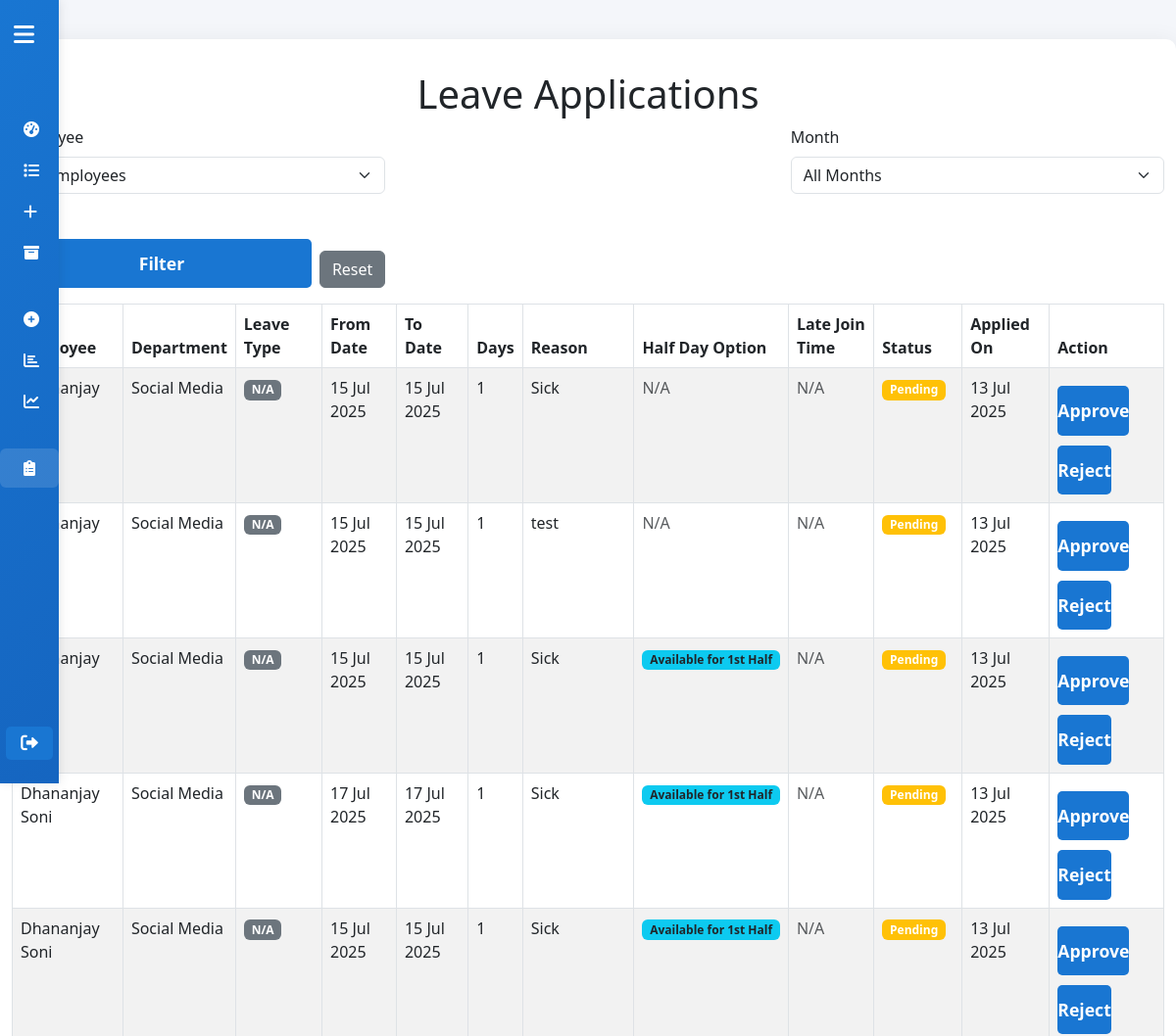
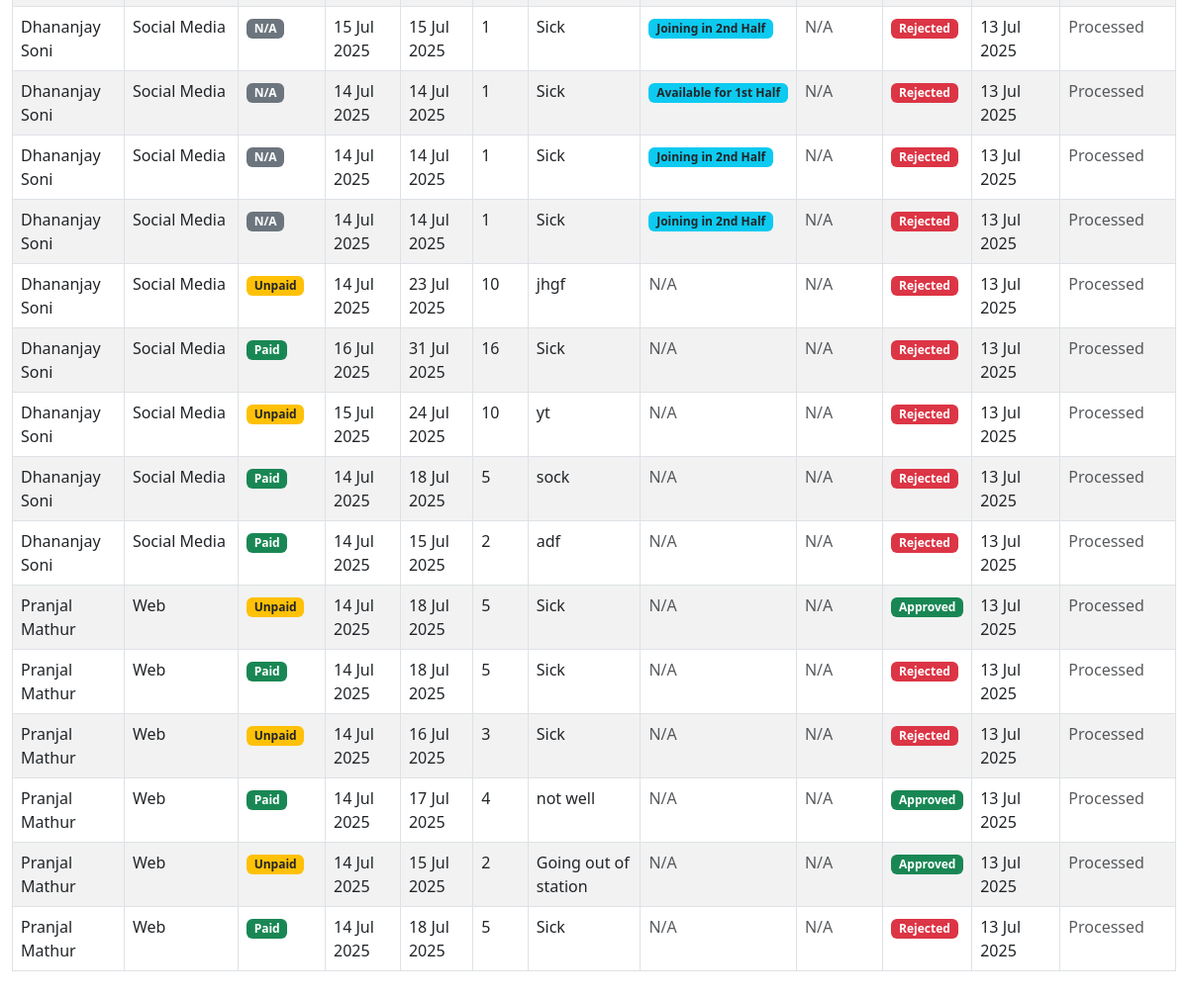
Page /leave_applications.php (signed in) on the committed database (2 pictures, top to bottom).
### tables this page shows
CREATE TABLE `leave_applications` (
  `id` int(11) NOT NULL,
  `employee_id` int(11) NOT NULL,
  `leave_type` enum('Paid','Unpaid') NOT NULL,
  `from_date` date NOT NULL,
  `to_date` date NOT NULL,
  `reason` text NOT NULL,
  `status` enum('pending','approved','rejected') DEFAULT 'pending',
  `created_at` timestamp NULL DEFAULT current_timestamp(),
  `updated_at` timestamp NULL DEFAULT current_timestamp() ON UPDATE current_timestamp(),
  `late_join_time` time DEFAULT NULL,
  `half_day_option` varchar(50) DEFAULT NULL
);

CREATE TABLE `employees` (
  `id` int(11) NOT NULL,
  `name` varchar(100) NOT NULL,
  `department` varchar(100) DEFAULT NULL,
  `created_at` timestamp NULL DEFAULT current_timestamp(),
  `status` enum('active','inactive') NOT NULL DEFAULT 'active',
  `email` varchar(255) DEFAULT NULL,
  `dob` date DEFAULT NULL,
  `company_email` varchar(255) DEFAULT NULL,
  `date_of_joining` date DEFAULT NULL,
  `documents_submitted` text DEFAULT NULL,
  `manager` varchar(255) DEFAULT NULL,
  `assets_given` text DEFAULT NULL,
  `basic_salary` decimal(10,2) DEFAULT 0.00,
  `phone` varchar(20) DEFAULT NULL,
  `emergency_phone` varchar(20) DEFAULT NULL,
  `father_name` varchar(100) DEFAULT NULL,
  `address` varchar(255) DEFAULT NULL,
  `city` varchar(100) DEFAULT NULL,
  `state` varchar(100) DEFAULT NULL,
  `qualification` varchar(100) DEFAULT NULL,
  `previous_employers` varchar(255) DEFAULT NULL,
  `bank_name` varchar(100) DEFAULT NULL,
  `branch_name` varchar(100) DEFAULT NULL,
  `account_number` varchar(50) DEFAULT NULL,
  `ifsc_code` varchar(20) DEFAULT NULL,
  `username` varchar(50) DEFAULT NULL,
  `password_hash` varchar(255) DEFAULT NULL
);

### leave_applications.php (the view, shortened to what this page needs)
<?php
require 'db.php';
$params = [];
$types = '';
$sql = "SELECT la.*, e.name as employee_name, e.department
        FROM leave_applications la
        JOIN employees e ON la.employee_id = e.id";
$sql .= " ORDER BY la.created_at DESC";
if ($params) {
    $stmt = $conn->prepare($sql);
    $stmt->bind_param($types, ...$params);
    $stmt->execute();
    $result = $stmt->get_result();
} else {
    $result = $conn->query($sql);
}
$applications = [];
if ($result) {
    while ($row = $result->fetch_assoc()) {
        $applications[] = $row;
    }
}
?>
<!DOCTYPE html>
<html lang="en">
<head>
    <link rel="stylesheet" href="style.css">
    <link href="https://cdn.jsdelivr.net/npm/bootstrap@5.3.0/dist/css/bootstrap.min.css" rel="stylesheet">
</head>
<body>
    <?php include 'header.php'; ?>
<div class="container">
    <h1>Leave Applications</h1>
    <form method="GET" class="row g-3 mb-3">
        <div class="col-md-4">
            <label for="employee_id" class="form-label">Employee</label>
            <select name="employee_id" id="employee_id" class="form-select">
                <option value="">All Employees</option>
            </select>
        </div>
        <div class="col-md-4">
            <label for="month" class="form-label">Month</label>
            <select name="month" id="month" class="form-select">
                <option value="">All Months</option>
            </select>
        </div>
        <div class="col-md-4 d-flex align-items-end">
            <button type="submit" class="btn btn-primary me-2">Filter</button>
            <a href="leave_applications.php" class="btn btn-secondary">Reset</a>
        </div>
    </form>
    <div class="table-responsive">
        <table class="table table-striped table-bordered">
            <thead>
                <tr>
                    <th>Employee</th>
                    <th>Department</th>
                    <th>Leave Type</th>
                    <th>From Date</th>
                    <th>To Date</th>
                    <th>Days</th>
                    <th>Reason</th>
                    <th>Half Day Option</th>
                    <th>Late Join Time</th>
                    <th>Status</th>
                    <th>Applied On</th>
                    <th>Action</th>
                </tr>
            </thead>
            <tbody>
                <?php if (count($applications) > 0): ?>
                    <?php foreach ($applications as $app): ?>
                        <tr>
                            <td><?= htmlspecialchars($app['employee_name']) ?></td>
                            <td><?= htmlspecialchars($app['department']) ?></td>
                            <td>
                                <?php
                                $type = trim($app['leave_type']);
                                $badgeClass = 'bg-secondary';
                                if ($type === 'Paid') $badgeClass = 'bg-success';
                                elseif ($type === 'Unpaid') $badgeClass = 'bg-warning text-dark';
                                elseif (strtolower(str_replace(' ', '', $type)) === 'halfday') $badgeClass = 'bg-info text-dark';
                                elseif ($type === 'Late Join') $badgeClass = 'bg-primary';
                                elseif ($type === 'Early') $badgeClass = 'bg-dark';
                                $displayType = $type !== '' ? htmlspecialchars($type) : 'N/A';
                                ?>
                                <span class="badge <?= $badgeClass ?>">
                                    <?= $displayType ?>
                                </span>
                            </td>
                            <td><?= date('d M Y', strtotime($app['from_date'])) ?></td>
                            <td><?= date('d M Y', strtotime($app['to_date'])) ?></td>
                            <td>
                                <?php
                                $from = new DateTime($app['from_date']);
                                $to = new DateTime($app['to_date']);
                                $days = $from->diff($to)->days + 1;
                                echo $days;
                                ?>
                            </td>
                            <td><?= htmlspecialchars($app['reason']) ?></td>
                            <td>
                                <?php
                                if (!empty($app['half_day_option'])) {
                                    echo '<span class="badge bg-info text-dark">' . htmlspecialchars($app['half_day_option']) . '</span>';
                                } else {
                                    echo '<span class="text-muted">N/A</span>';
                                }
                                ?>
                            </td>
                            <td>
                                <?php
                                if ($app['leave_type'] === 'Late Join') {
                                    echo !empty($app['late_join_time']) ? '<span class="badge bg-secondary text-light">' . htmlspecialchars($app['late_join_time']) . '</span>' : '<span class="text-muted">N/A</span>';
                                } else {
                                    echo '<span class="text-muted">N/A</span>';
                                }
                                ?>
                            </td>
                            <td>
                                <?php
                                $status = $app['status'] ?? 'pending';
                                $statusClass = '';
                                switch($status) {
                                    case 'approved': $statusClass = 'bg-success'; break;
                                    case 'rejected': $statusClass = 'bg-danger'; break;
                                    default: $statusClass = 'bg-warning'; break;
                                }
                                ?>
                                <span class="badge <?= $statusClass ?>">
                                    <?= ucfirst($status) ?>
                                </span>
                            </td>
                            <td><?= date('d M Y', strtotime($app['created_at'])) ?></td>
                            <td>
                                <?php if (($app['status'] ?? 'pending') === 'pending'): ?>
                                    <form method="POST" style="display:inline;">
                                        <button type="submit" name="action" value="approve" class="btn btn-success btn-sm" onclick="return confirm('Approve this leave application?')">Approve</button>
                                        <button type="submit" name="action" value="reject" class="btn btn-danger btn-sm" onclick="return confirm('Reject this leave application?')">Reject</button>
                                    </form>
                                <?php else: ?>
                                    <span class="text-muted">Processed</span>
                                <?php endif; ?>
                            </td>
                        </tr>
                    <?php endforeach; ?>
                <?php else: ?>
                    <tr><td colspan="12" class="text-center">No leave applications found.</td></tr>
                <?php endif; ?>
            </tbody>
        </table>
    </div>
</div>
</body>
</html>

### style.css (style rules this page uses)
body { font-family: 'Segoe UI', Arial, sans-serif; background: #f4f6f8; margin: 0; padding: 0; }
.container { max-width: 1240px !important; margin: 40px auto; background: #fff; border-radius: 10px; box-shadow: 0 4px 24px rgba(0,0,0,0.08); padding: 32px 24px 32px 24px; }
h1, h2 { text-align: center; color: #2d3a4b; margin-bottom: 24px; }
form { display: flex; flex-wrap: wrap; gap: 20px; margin-bottom: 32px; justify-content: space-between; }
button[type="submit"] { flex: 1 1 100%; padding: 12px 0; background: #1976d2; color: #fff; border: none; border-radius: 5px; font-size: 1.1rem; font-weight: 600; cursor: pointer; margin-top: 10px; transition: background 0.2s; }

### header.php (style rules this page uses)
body { background: #f4f6fa; }

### rows in the picture
leave_applications: employee.name "Dhananjay Soni", employee.department "Social Media", leave_type "N/A", from_date "15 Jul 2025", to_date "15 Jul 2025", days "1", reason "Sick", status "Pending", created_at "13 Jul 2025"
leave_applications: employee.name "Dhananjay Soni", employee.department "Social Media", leave_type "N/A", from_date "15 Jul 2025", to_date "15 Jul 2025", days "1", reason "test", half_day_option "N/A", status "Pending", created_at "13 Jul 2025"
leave_applications: employee.name "Dhananjay Soni", employee.department "Social Media", leave_type "N/A", from_date "15 Jul 2025", to_date "15 Jul 2025", days "1", reason "Sick", half_day_option "Available for 1st Half", status "Pending", created_at "13 Jul 2025"
leave_applications: employee.name "Dhananjay Soni", employee.department "Social Media", leave_type "N/A", from_date "17 Jul 2025", to_date "17 Jul 2025", days "1", reason "Sick", half_day_option "Available for 1st Half", status "Pending", created_at "13 Jul 2025"
leave_applications: employee.name "Dhananjay Soni", employee.department "Social Media", leave_type "N/A", from_date "15 Jul 2025", to_date "15 Jul 2025", days "1", reason "Sick", half_day_option "Available for 1st Half", status "Pending", created_at "13 Jul 2025"
leave_applications: employee.name "Dhananjay Soni", employee.department "Social Media", leave_type "N/A", from_date "15 Jul 2025", to_date "15 Jul 2025", days "1", reason "Sick", half_day_option "Joining in 2nd Half", status "Rejected", created_at "13 Jul 2025", shows "Processed"
leave_applications: employee.name "Dhananjay Soni", employee.department "Social Media", leave_type "N/A", from_date "14 Jul 2025", to_date "14 Jul 2025", days "1", reason "Sick", half_day_option "Available for 1st Half", status "Rejected", created_at "13 Jul 2025", shows "Processed"
leave_applications: employee.name "Dhananjay Soni", employee.department "Social Media", leave_type "N/A", from_date "14 Jul 2025", to_date "14 Jul 2025", days "1", reason "Sick", half_day_option "Joining in 2nd Half", status "Rejected", created_at "13 Jul 2025", shows "Processed"
leave_applications: employee.name "Dhananjay Soni", employee.department "Social Media", leave_type "N/A", from_date "14 Jul 2025", to_date "14 Jul 2025", days "1", reason "Sick", half_day_option "Joining in 2nd Half", status "Rejected", created_at "13 Jul 2025", shows "Processed"
leave_applications: employee.name "Dhananjay Soni", employee.department "Social Media", leave_type "Unpaid", from_date "14 Jul 2025", to_date "23 Jul 2025", days "10", reason "jhgf", shows "N/A", status "Rejected", created_at "13 Jul 2025", shows "Processed"
leave_applications: employee.name "Dhananjay Soni", employee.department "Social Media", leave_type "Paid", from_date "16 Jul 2025", to_date "31 Jul 2025", days "16", reason "Sick", shows "N/A", status "Rejected", created_at "13 Jul 2025", shows "Processed"
leave_applications: employee.name "Dhananjay Soni", employee.department "Social Media", leave_type "Unpaid", from_date "15 Jul 2025", to_date "24 Jul 2025", days "10", reason "yt", shows "N/A", status "Rejected", created_at "13 Jul 2025", shows "Processed"
leave_applications: employee.name "Dhananjay Soni", employee.department "Social Media", leave_type "Paid", from_date "14 Jul 2025", to_date "18 Jul 2025", days "5", reason "sock", shows "N/A", status "Rejected", created_at "13 Jul 2025", shows "Processed"
leave_applications: employee.name "Dhananjay Soni", employee.department "Social Media", leave_type "Paid", from_date "14 Jul 2025", to_date "15 Jul 2025", days "2", reason "adf", shows "N/A", status "Rejected", created_at "13 Jul 2025", shows "Processed"
leave_applications: employee.name "Pranjal Mathur", employee.department "Web", leave_type "Unpaid", from_date "14 Jul 2025", to_date "18 Jul 2025", days "5", reason "Sick", shows "N/A", status "Approved", created_at "13 Jul 2025", shows "Processed"
leave_applications: employee.name "Pranjal Mathur", employee.department "Web", leave_type "Paid", from_date "14 Jul 2025", to_date "18 Jul 2025", days "5", reason "Sick", shows "N/A", status "Rejected", created_at "13 Jul 2025", shows "Processed"
leave_applications: employee.name "Pranjal Mathur", employee.department "Web", leave_type "Unpaid", from_date "14 Jul 2025", to_date "16 Jul 2025", days "3", reason "Sick", shows "N/A", status "Rejected", created_at "13 Jul 2025", shows "Processed"
leave_applications: employee.name "Pranjal Mathur", employee.department "Web", leave_type "Paid", from_date "14 Jul 2025", to_date "17 Jul 2025", days "4", reason "not well", shows "N/A", status "Approved", created_at "13 Jul 2025", shows "Processed"
leave_applications: employee.name "Pranjal Mathur", employee.department "Web", leave_type "Unpaid", from_date "14 Jul 2025", to_date "15 Jul 2025", days "2", reason "Going out of station", shows "N/A", status "Approved", created_at "13 Jul 2025", shows "Processed"
leave_applications: employee.name "Pranjal Mathur", employee.department "Web", leave_type "Paid", from_date "14 Jul 2025", to_date "18 Jul 2025", days "5", reason "Sick", shows "N/A", status "Rejected", created_at "13 Jul 2025", shows "Processed"
